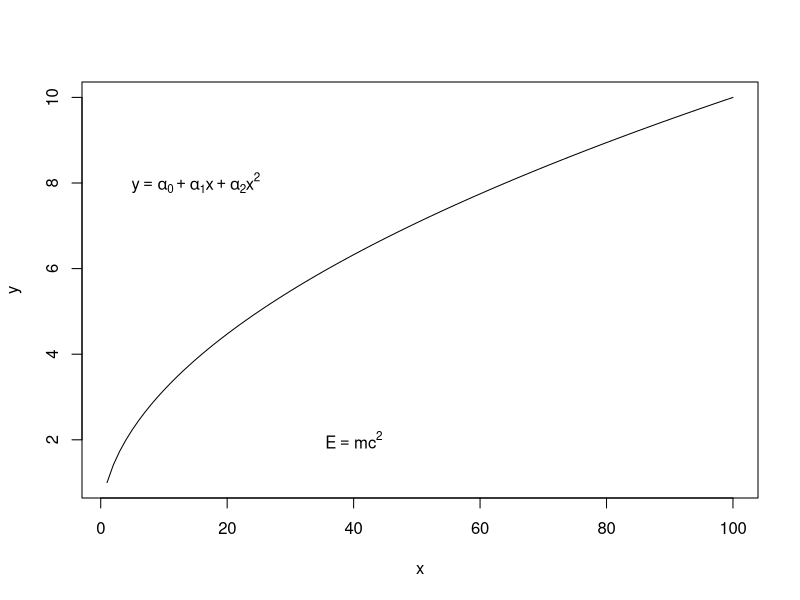

Generate this figure with R:
#ASSIGNMENT 5


x=seq.int(from = 1,to = 100,by = 1)#seqint gives sequebce from 1 to 100 by an increment of 1
y=sqrt(x)#sqrt keeps the square root of all the elements in x
x#to view vales in x
y#to view vales in x
plot(x, y, type="l")#plots x versus y type = l draws line fraph
help("expression")#to see how expression function works
xlabel=expression(plain(E)==m *c^2 )#xlabel contans expression E=mc^2 whre plain E use character E
#expression  plain(E)==m *c^2 is used to produce text labelE=mc^2

text(40,2,xlabel)#text function takes argument asx ,y which is position where we want to 
#print the expression and the third argument is the expression which we want to print

ylabel=expression(plain(y)==alpha[0]+alpha[1]*x+alpha[2]*x^2)#ylabel contans expression E=mc^2 whre plain y use character y
#expression alpha[0]+alpha[1]*x+alpha[2]*x^2  used to produce text label

text(15,8,ylabel)#text function takes argument as x ,y which is position where we want to 
#print the expression and the third argument is the expression which we want to print